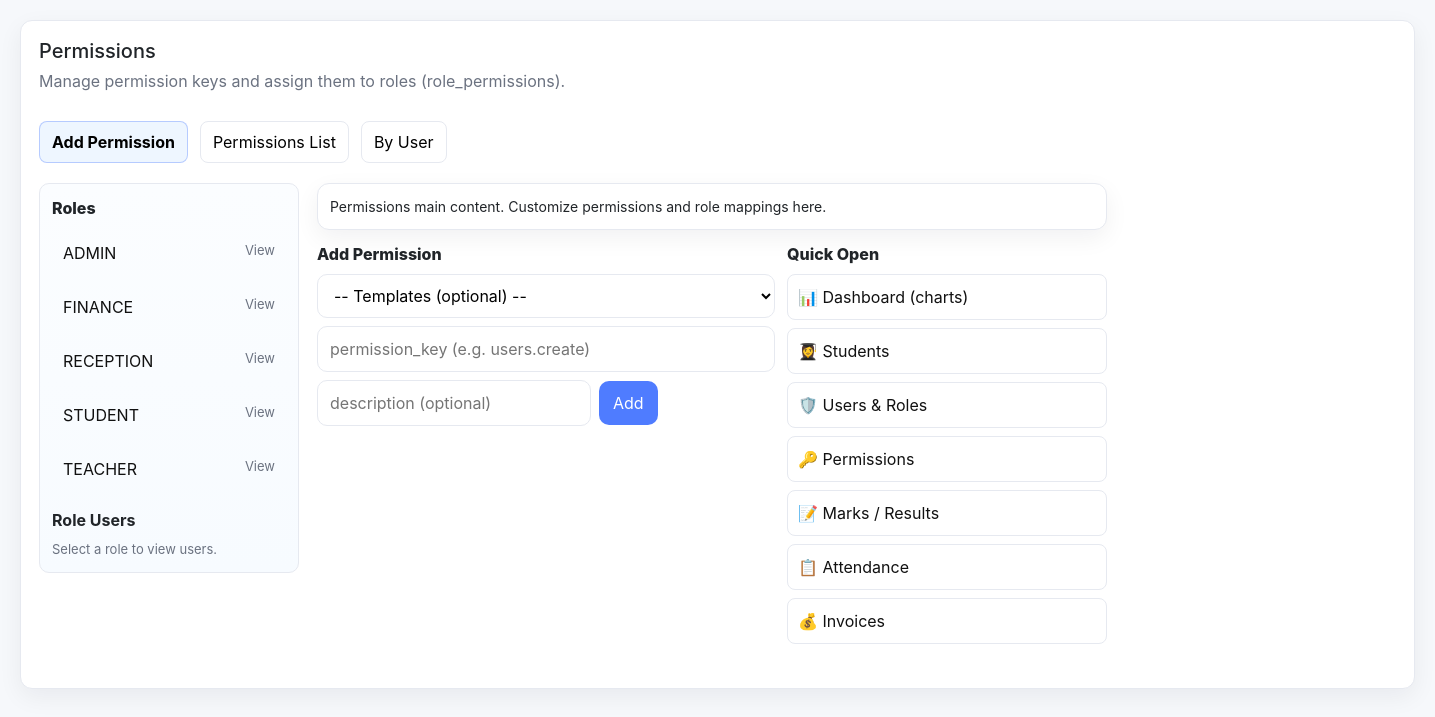
/school/permissions.php (signed in), run on the app's committed database.
### tables this page shows
CREATE TABLE `roles` (
  `role_id` int(11) NOT NULL,
  `role_name` varchar(30) NOT NULL
);

### school/content_blocks.php (called while the page is built, shortened)
<?php
function cb_ensure_table(mysqli $conn): void {
  $sql = "CREATE TABLE IF NOT EXISTS content_blocks (
    block_key VARCHAR(120) NOT NULL PRIMARY KEY,
    content TEXT,
    updated_at TIMESTAMP NOT NULL DEFAULT CURRENT_TIMESTAMP ON UPDATE CURRENT_TIMESTAMP
  ) ENGINE=InnoDB CHARACTER SET utf8mb4 COLLATE utf8mb4_unicode_ci";
}
function cb_get(mysqli $conn, string $key): string {
  $stmt = $conn->prepare("SELECT content FROM content_blocks WHERE block_key = ? LIMIT 1");
  $stmt->bind_param('s', $key);
  $stmt->execute();
  $res = $stmt->get_result();
  $out = '';
  return $out;
}
return;

### school/permissions.php (the view, shortened to what this page needs)
<?php
require_once __DIR__ . "/conncation.php";
function h($v): string { return htmlspecialchars((string)$v, ENT_QUOTES, 'UTF-8'); }
$roles = [];
$r = $conn->query("SELECT role_id, role_name FROM roles ORDER BY role_name");
if ($r) while ($row = $r->fetch_assoc()) $roles[] = $row;
$permissions = [];
$pq = $conn->query("SELECT permission_id, permission_key, description FROM permissions ORDER BY permission_key");
if ($pq) while ($row = $pq->fetch_assoc()) $permissions[] = $row;
$selectedRoleId = (int)($_GET['role_id'] ?? 0);
?>
<!doctype html>
<html lang="en">
<head>
  <link rel="stylesheet" href="bootstrap.css">
</head>
<body>
<div class="card">
  <h2>Permissions</h2>
  <p class="muted">Manage permission keys and assign them to roles (role_permissions).</p>
  <div style="margin-top:12px; margin-bottom:8px; display:flex; gap:12px; align-items:center;">
    <button id="btnShowAdd" class="tabBtn" type="button">Add Permission</button>
    <button id="btnShowList" class="tabBtn" type="button">Permissions List</button>
    <button id="btnShowByUser" class="tabBtn" type="button">By User</button>
  </div>
  <div id="addSection" style="margin-top:12px; margin-bottom:18px;">
    <div class="perm-grid">
      <div class="roles-col">
        <div style="font-weight:800; margin-bottom:10px;">Roles</div>
        <div style="display:flex; flex-direction:column; gap:8px;">
          <?php foreach ($roles as $r): $rid=(int)$r['role_id']; ?>
            <a href="permissions.php?role_id=<?= $rid ?>" class="roleLink" style="background:<?= $selectedRoleId=== $rid ? '#eef6ff' : 'transparent' ?>">
              <span><?= h($r['role_name']) ?></span>
              <span class="roleCount">View</span>
            </a>
          <?php endforeach; ?>
        </div>
        <div style="margin-top:16px; font-weight:700;">Role Users</div>
        <div style="margin-top:8px; color:var(--muted); font-size:13px;">
          <?php if ($selectedRoleId <= 0): ?>
            Select a role to view users.
          <?php endif; ?>
        </div>
      </div>
      <div class="main-col">
        <?php
          require_once __DIR__ . '/content_blocks.php';
          $permissions_main = cb_get($conn, 'permissions_main');
        ?>
        <div class="card" style="padding:12px;">
          <div id="block_permissions_main"><?= $permissions_main !== '' ? $permissions_main : '<div class="small">Permissions main content. Customize permissions and role mappings here.</div>' ?></div>
        </div>
        <div class="perm-hero">
          <div class="block">
            <div style="font-weight:800; margin-bottom:8px;">Add Permission</div>
            <form method="post" id="addPermForm">
              <div class="add-form">
                <select id="permTemplate" style="min-width:220px;">
                  <option value="">-- Templates (optional) --</option>
                </select>
                <input id="permission_key" name="permission_key" placeholder="permission_key (e.g. users.create)" style="flex:1; min-width:220px;" required>
                <input id="description" name="description" placeholder="description (optional)" style="min-width:220px;">
                <button class="btn-primary" type="submit">Add</button>
              </div>
            </form>
          </div>
          <div class="block" style="width:320px;">
            <div style="font-weight:800; margin-bottom:8px;">Quick Open</div>
            <div class="quick-col">
              <a class="btn" href="dashboardadmin.php" target="_blank">📊 Dashboard (charts)</a>
              <a class="btn" href="students.php" target="_blank">👩‍🎓 Students</a>
              <a class="btn" href="users_roles.php" target="_blank">🛡️ Users & Roles</a>
              <a class="btn" href="permissions.php" target="_blank">🔑 Permissions</a>
              <a class="btn" href="marks.php" target="_blank">📝 Marks / Results</a>
              <a class="btn" href="attendance_admin.php" target="_blank">📋 Attendance</a>
              <a class="btn" href="finance_invoices.php" target="_blank">💰 Invoices</a>
            </div>
          </div>
        </div>
      </div>
    </div>
  </div>
  <div id="listSection" style="display:none; margin-top:18px;">
    <?php if (count($permissions) === 0): ?>
      <div class="muted">No permissions defined yet.</div>
    <?php else: ?>
          <?php foreach ($permissions as $p): $pid = (int)$p['permission_id']; ?>
                  </div>
          <?php endforeach; ?>
    <?php endif; ?>
</body>
</html>

### school/permissions.php (style rules this page uses)
:root { --bg:#f6f8fb; --card:#ffffff; --muted:#6b7280; --accent:#4f7cff; --danger:#ef4444; --border:#e6e9f0; --radius:12px; --pad:14px; --shadow: 0 8px 24px rgba(16,24,40,.06); }
html,body { height:100%; }
body { margin:0; font-family: Inter, ui-sans-serif, system-ui, -apple-system, "Segoe UI", Roboto, "Helvetica Neue", Arial; background:var(--bg); color:#111; padding:20px; -webkit-font-smoothing:antialiased; -moz-osx-font-smoothing:grayscale; }
.card { background:var(--card);padding:18px;border-radius:var(--radius);border:1px solid var(--border);box-shadow:var(--shadow); }
h2 { margin:0 0 6px 0; font-size:20px }
.muted { color:var(--muted) }
.perm-grid { display:grid;grid-template-columns:260px 1fr 300px;gap:18px;align-items:start }
.roles-col { background:linear-gradient(180deg,#fbfdff,#f7fbff);border:1px solid var(--border);padding:12px;border-radius:10px }
.roles-col a { display:flex;justify-content:space-between;padding:10px;border-radius:8px;text-decoration:none;color:#111;border:1px solid transparent }
.roles-col .roleCount { color:var(--muted);font-size:13px }
.main-col { display:flex;flex-direction:column;gap:12px }
.perm-hero { display:flex;gap:12px;align-items:flex-start }
.perm-hero .block { flex:1 }
.add-form { display:flex;gap:8px;align-items:center;flex-wrap:wrap }
.add-form input, .add-form select { padding:10px 12px;border-radius:10px;border:1px solid var(--border);background:#fff;outline:none }
.add-form .btn-primary { background:var(--accent);color:#fff;border:none;padding:10px 14px;border-radius:10px;cursor:pointer }
.quick-col .btn { display:block;text-align:left;background:#fff;border:1px solid var(--border);padding:10px;border-radius:8px;margin-bottom:8px;color:#111;text-decoration:none }
.tabBtn { padding:8px 12px;border-radius:8px;border:1px solid var(--border);background:#fff;cursor:pointer }
.tabBtn.active { background:#eef6ff;border-color:rgba(79,124,255,.35);font-weight:700 }

### data on the page
roles: role_name "ADMIN"
roles: role_name "FINANCE"
roles: role_name "RECEPTION"
roles: role_name "STUDENT"
roles: role_name "TEACHER"
